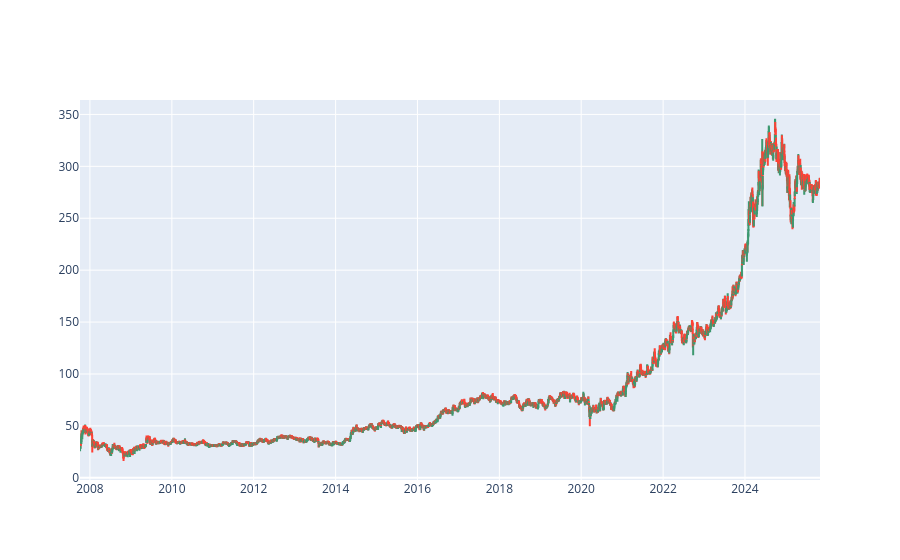

Here is the notebook cell this chart was saved with:
### Code cell
# Candlesticks 
import plotly.graph_objects as go

fig = go.Figure(data=[go.Candlestick(x = data01['Date'], open = data01['Open'], 
                                    high = data01['High'],
                                    low = data01['Low'], 
                                    close = data01['Close'])])
fig.update_layout(xaxis_rangeslider_visible=False)
fig.show()

### Figure 1 — Plotly figure (JSON) as saved in the notebook; plotly's stock layout.template omitted (floating-point values rounded to 4 significant figures; data arrays with more than 128 entries replaced by an {"elided": "..."} marker saying what was removed)
{"data": [{"close": {"elided": "4457 str values"}, "high": {"elided": "4457 str values"}, "low": {"elided": "4457 str values"}, "open": {"elided": "4457 str values"}, "type": "candlestick", "x": {"elided": "4457 str values"}}], "layout": {"xaxis": {"rangeslider": {"visible": false}}}}
